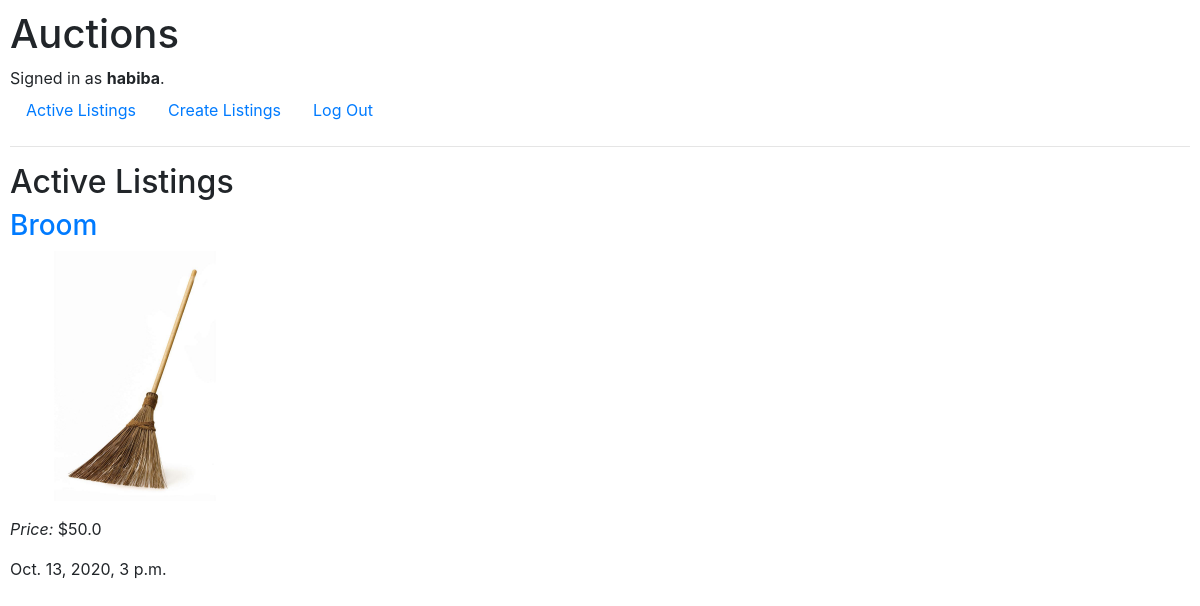
The page / (signed in) on the database its author committed.
### auctions/models.py (models this page shows)
class User(AbstractUser):
    pass

class Listing(models.Model):
    title =  models.CharField(max_length = 100)
    picture = models.ImageField(upload_to = 'pic/%Y/%m/%d')
    detail = models.TextField()
    owner = models.ForeignKey(User, on_delete=models.CASCADE)
    created_at = models.DateTimeField(default=datetime.datetime.now)
    category = models.OneToOneField(Category, on_delete=models.DO_NOTHING)
    startingbid = models.FloatField(default=0)
    def __str__(self):
        return f"{self.title},{self.created_at} {self.detail}, {self.owner}, {self.category}, {self.startingbid}, {self.picture}"

### auctions/views.py (the view)
# urls.py: path("", views.index, name="index"),
def index(request):
    try:
        listing = Listing.objects.all()
        print(listing)
    except Listing.DoesNotExists:#error
        return render(request, "auctions/index.html")
    context = {
        "listing" :listing
    }
    return render(request, "auctions/index.html", context)

### auctions/models.py (called while the page is built)
    def __str__(self):
        return f"{self.category}"

### auctions/templates/auctions/index.html (shortened to what this page needs)
{% extends "auctions/layout.html" %}
{% block body %}
    <h2>Active Listings</h2>
    {% if listing %}
        {% for list in listing%}
            <div>
                <a href="{% url 'list' list.id %}"><h3>{{ list.title }}</h3></a>
                <img src="{{ list.picture.url }}" >
                <p> <em>Price:</em> ${{ list.startingbid }}</p>
                <p>{{list.created_at}}</p>
            </div>
        {% endfor %}
    {% endif %}
{% endblock %}

### auctions/templates/auctions/layout.html (shortened to what this page needs)
{% load static %}
<!DOCTYPE html>
<html lang="en">
    <head>
        <link rel="stylesheet" href="https://stackpath.bootstrapcdn.com/bootstrap/4.4.1/css/bootstrap.min.css">
        <link href="{% static 'auctions/styles.css' %}" rel="stylesheet">
    </head>
    <body>
        <h1>Auctions</h1>
        <div>
            {% if user.is_authenticated %}
                Signed in as <strong>{{ user.username }}</strong>.
            {% else %}
                Not signed in.
            {% endif %}
        </div>
        <ul class="nav">
            <li class="nav-item">
                <a class="nav-link" href="{% url 'index' %}">Active Listings</a>
            </li>
            <li class="nav-item">
                <a class="nav-link" href="{% url 'addlisting' %}">Create Listings</a>
            </li>
            {% if user.is_authenticated %}
                <li class="nav-item">
                    <a class="nav-link" href="{% url 'logout' %}">Log Out</a>
                </li>
            {% endif %}
        </ul>
        <hr>
        {% block body %}
        {% endblock %}
    </body>
</html>

### auctions/static/auctions/styles.css (style rules this page uses)
body { padding: 10px; }
img { max-width: 250px; max-height: 250px; }

### rows shown on the page
User: username "habiba"
Listing: title "Broom", picture (picture), startingbid "50.0", created_at "Oct. 13, 2020, 3 p.m."
